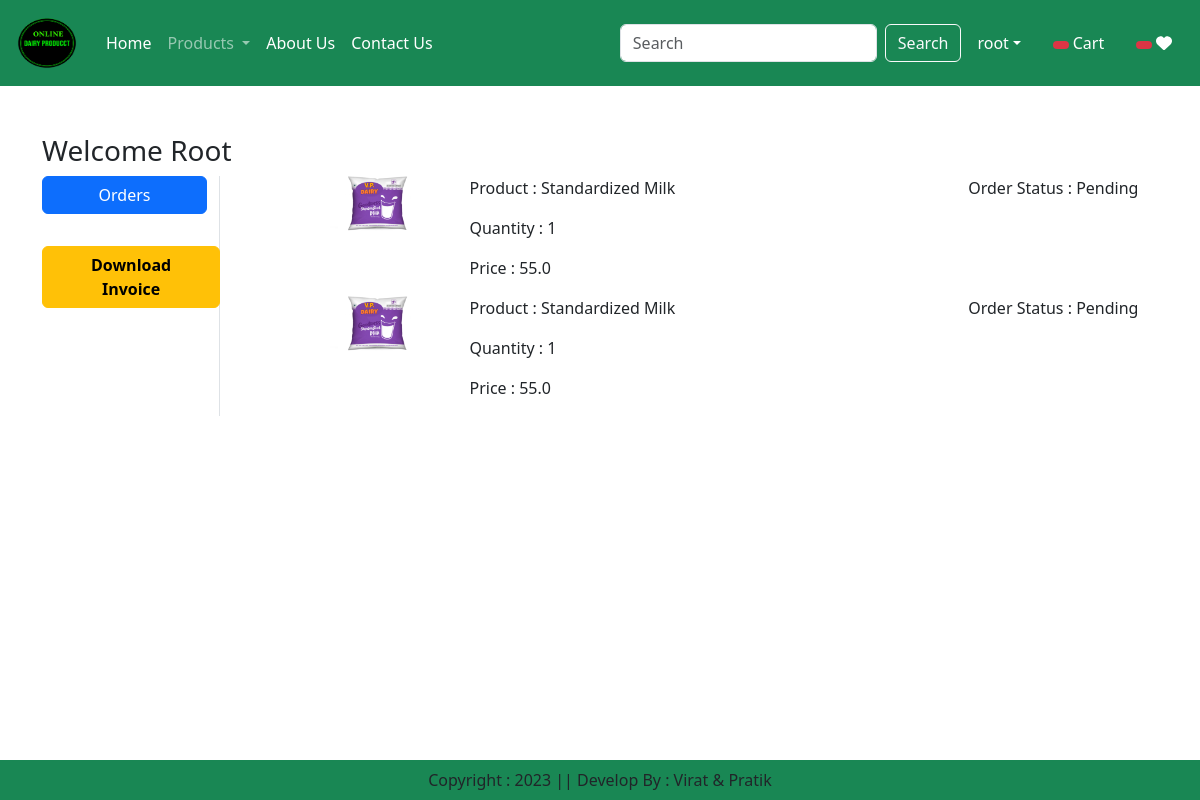
Page /orders/ (signed in) on the committed database.
### app/models.py (models this page shows, shortened)
class OrderPlaced(models.Model):
    user = models.ForeignKey(User, on_delete=models.CASCADE)
    customer = models.ForeignKey(Customer, on_delete=models.CASCADE)
    product = models.ForeignKey(Product, on_delete=models.CASCADE)
    quantity = models.PositiveIntegerField(default=1)
    ordered_date = models.DateTimeField(auto_now_add=True)
    status = models.CharField(max_length=50, choices=STATUS_CHOICES, default='Pending')
    payment = models.ForeignKey(Payment, on_delete=models.CASCADE,default="")
    @property
    def total_cost(self):
        return self.quantity * self.product.discounted_price

class Product(models.Model):
    title = models.CharField(max_length=100)
    selling_price = models.FloatField()
    discounted_price = models.FloatField()
    description = models.TextField()
    composition = models.TextField(default='')
    prodapp = models.TextField(default='')
    category = models.CharField(choices=CATEGORY_CHOICES, max_length=2)
    product_image = models.ImageField(upload_to='product')

### app/views.py (the view)
# urls.py: path('orders/', views.orders, name='orders'),
@login_required
def orders(request):
    totalitem = 0
    wishitem = 0
    if request.user.is_authenticated:
        totalitem = len(Cart.objects.filter(user=request.user))
        wishlistitem = len(Wishlist.objects.filter(user=request.user))
        order_placed = OrderPlaced.objects.filter(user=request.user)
    return render(request, 'app/orders.html',locals())

### app/templates/app/orders.html (shortened to what this page needs)
{% extends 'app/index.html' %}
{% load static %}
{% block main-content %}
<div class='container my-5'>
    <div class="row">
        <h3> Welcome <span class="text-capitalize"> {{request.user}}</span> </h3>
        <div class="col-sm-2 border-end">
            <ul class="list-unstyled">
               <li class="d-grid"> <a href="{% url 'orders' %}" class="btn btn-primary"> Orders </a> </li>
            </ul>
            <p><a href="{% url 'invoice' %}" class="btn btn-warning mt-3 px-5 fw-bold">Download Invoice</a></p>
        </div>
        <div class ="col-sm-9 offset-sm-1">
         {% for op in order_placed %}
            <div class="row">
                <div class="col-sm-2">
                  <img src="{{op.product.product_image.url}}" class="img-fluid" height="100" width="100"/>
                </div>
                <div class="col-sm-7">
                   <p> Product : {{op.product.title}} </p>
                   <p> Quantity : {{op.quantity}} </p>
                   <p> Price : {{op.total_cost}} </p>
                </div>
                <div class="col-sm-3">
                    <p> Order Status : {{op.status}} </p>
                </div>
            </div>
         {% endfor %}
        </div>
    </div>
</div>
{% endblock main-content %}

### app/templates/app/index.html (shortened to what this page needs)
<!DOCTYPE html>
{% load static %}
<html lang="en">
<head>
    <link href="https://cdn.jsdelivr.net/npm/bootstrap@5.3.1/dist/css/bootstrap.min.css" rel="stylesheet">
    <link rel="stylesheet" href="{% static 'app/css/owl.carousel.min.css' %}"/>
    <link rel="stylesheet" href="{% static 'app/css/all.min.css' %}"/>
    <link rel="stylesheet" href="{% static 'app/css/style.css' %}"/>
</head>
<body>
    <nav class="navbar navbar-expand-lg navbar-dark bg-success  bg-body-tertiart">
        <div class="container-fluid">
          <a class="navbar-brand" href="#">
            <img src="{% static "app/images/product/logo3.png" %}" width="70" height="60" alt="logo"/> </a>
          <div class="collapse navbar-collapse" id="navbarSupportedContent">
            <ul class="navbar-nav me-auto mb-2 mb-lg-0">
              {% if request.user.is_authenticated %}
              <li class="nav-item">
                <a class="nav-link active" aria-current="page" href="/">Home</a>
              </li>
              <li class="nav-item dropdown">
                <a class="nav-link dropdown-toggle" href="#" role="button" data-bs-toggle="dropdown" aria-expanded="false">
                  Products
                </a>
            </li>
              <li class="nav-item">
                <a class="nav-link text-white"  href="{% url 'about' %}">About Us</a>
              </li>
              <li class="nav-item">
                <a class="nav-link text-white"  href="{% url 'contact' %}">Contact Us</a>
              </li>
            </ul>
            <form class="d-flex" role="search" action="/search">
              <input class="form-control  me-2" type="search" placeholder="Search" name="search" aria-label="Search">
              <button class="btn btn-outline-light" type="submit">Search</button>
            </form>
          </div>
          <ul class="navbar-nav me-auto mb-2 mb-lg-0">
            <li class="nav-item dropdown mx-2">
                <a class="nav-link dropdown-toggle text-white" href="#"
                id="profileDropdown" role="button" data-bs-toggle="dropdown"
                aria-expanded="false">{{request.user}}</a>
            </li>
            <li class="nav-item mx-2">
                <a href="{% url 'showcart' %}" class="nav-link text-white"> <span class="badge bg-danger">{% if totalitem > 0 %} {{totalitem}} {% endif %} </span> Cart </a>
            </li>
            <li class="nav-item mx-2">
                <a href="{% url 'showwishlist' %}" class="nav-link text-white"> <span class="badge bg-danger">{% if wishitem > 0 %} {{wishitem}} {% endif %} </span>  <i class="fa fa-heart"> </i> </a>
            </li>
            {% endif %}
          </ul>
        </div>
      </nav>
      {% block main-content %}{% endblock main-content %}
      <footer class="container-fluid fixed-bottom bg-success text-center p-2  mt-5 ">
        Copyright : 2023 || Develop By : Virat & Pratik
      </footer>
  </body>
</html>

### rows in the picture
OrderPlaced: product.product_image (picture), product "Standardized Milk", quantity "1", total_cost "55.0", status "Pending"
OrderPlaced: product.product_image (picture), product "Standardized Milk", quantity "1", total_cost "55.0", status "Pending"

### other values in the picture
{{ request.user }} "root"
{{ request.user }} "Root"
